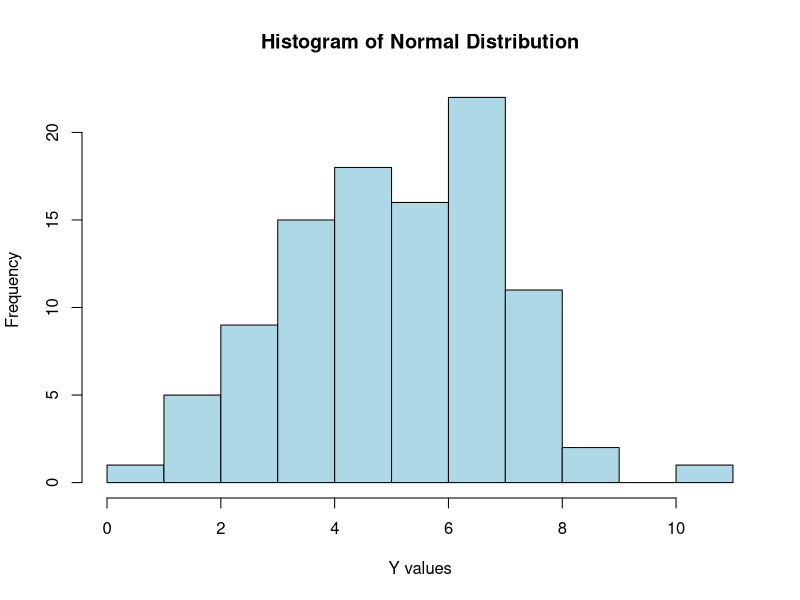
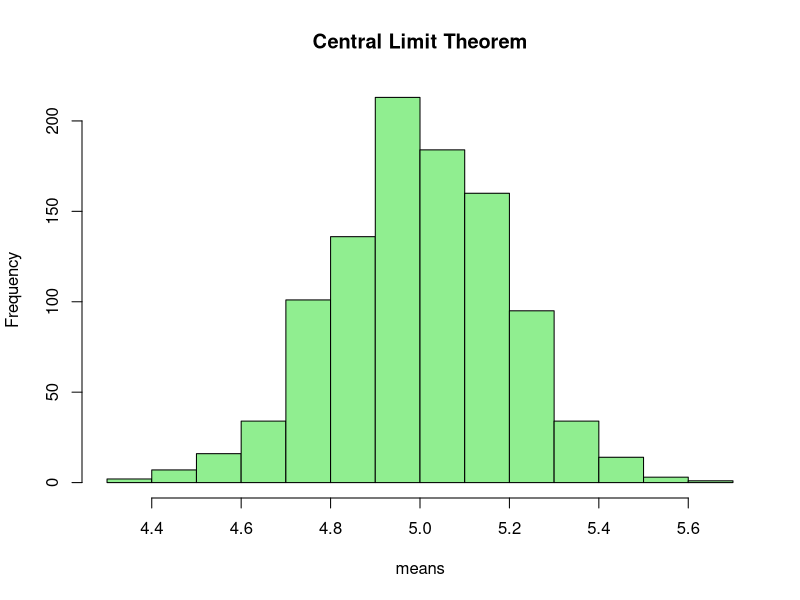
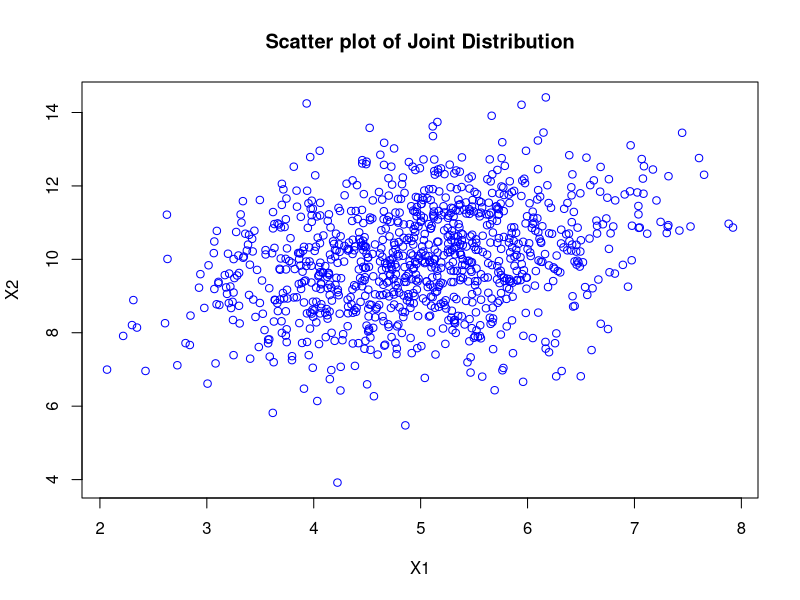

The R script that drew these images, in order:
## ---- chunk 1
# Simulating random variables
N <- 100; mu <- 5; sig <- 2
Y <- rnorm(N, mean = mu, sd = sig)
hist(Y, main="Histogram of Normal Distribution", xlab="Y values", col="lightblue")
## ---- chunk 2
rbinom(10, size=10, prob=0.5)
## ---- chunk 3
rpois(10, lambda=2)
## ---- chunk 4
rnorm(10, mean=0, sd=1)
## ---- chunk 5
library(MASS)
mvrnorm(n=10, mu=c(0,0), Sigma=matrix(c(1,0.5,0.5,1),2,2))
## ---- chunk 6
n <- 1000
x <- rnorm(n)
cumsum(x) / 1:n
## ---- chunk 7
# Central Limit Theorem simulation
means <- replicate(1000, mean(rnorm(100, mean = mu, sd = sig)))
hist(means, main="Central Limit Theorem", col="lightgreen", border="black")
## ---- chunk 8
# Simulating joint distributions
mu <- c(5, 10); sigma <- matrix(c(1, 0.5, 0.5, 2), 2, 2)
library(MASS)
X <- mvrnorm(1000, mu = mu, Sigma = sigma)

plot(X[,1], X[,2], main="Scatter plot of Joint Distribution", xlab="X1", ylab="X2", col="blue")
## ---- chunk 9
# Example of calculating mean and variance from samples
set.seed(123)
sample_data <- rnorm(100, mean = 5, sd = 2)
mean(sample_data)
var(sample_data)
